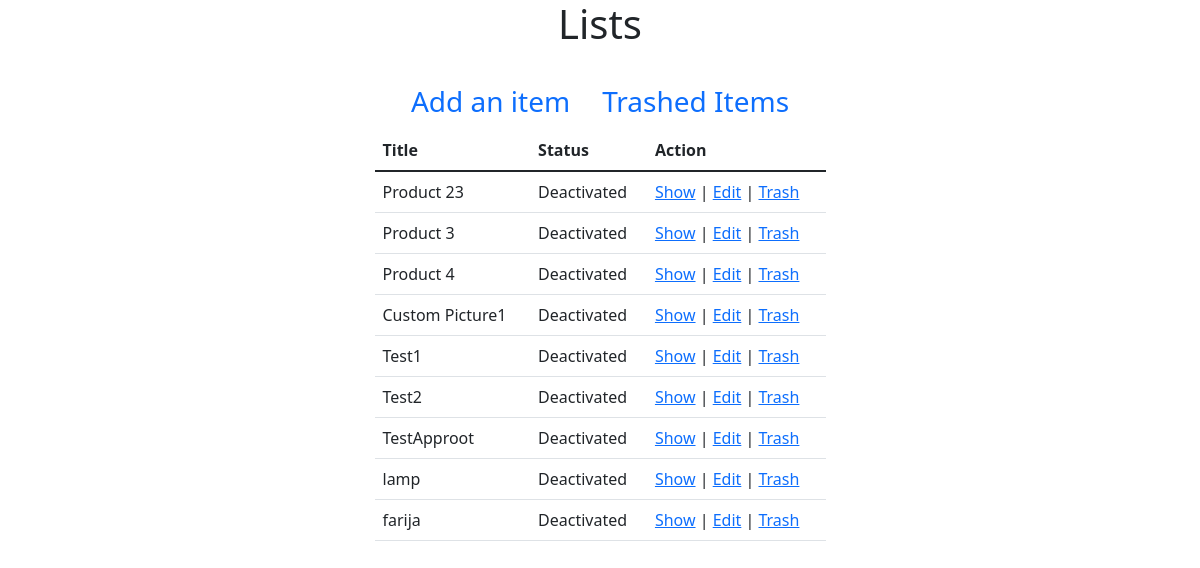
Before: /admin/Products/index.php with the older database file.
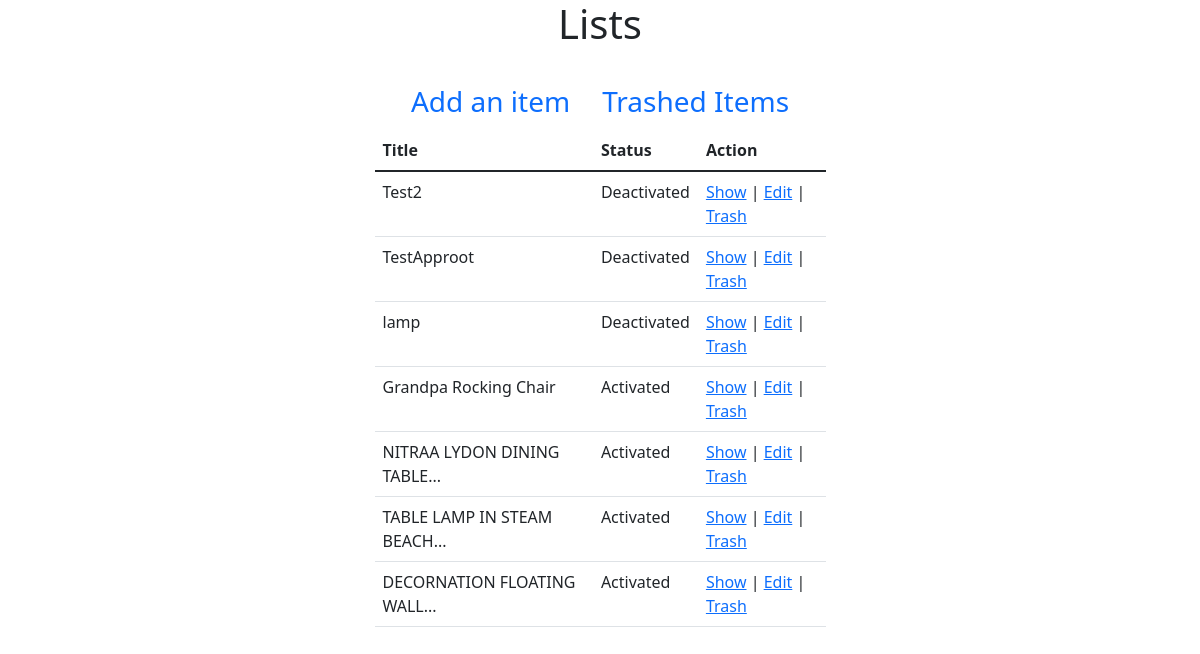
After: the same page with the newer database file.
### tables this page shows
CREATE TABLE `product` (
  `id` int(11) NOT NULL,
  `title` varchar(255) NOT NULL,
  `price` int(10) NOT NULL,
  `created_at` datetime NOT NULL DEFAULT CURRENT_TIMESTAMP,
  `modified_at` datetime NOT NULL DEFAULT CURRENT_TIMESTAMP,
  `is_deleted` tinyint(4) NOT NULL DEFAULT '0',
  `picture` varchar(255) DEFAULT NULL,
  `is_active` tinyint(4) NOT NULL DEFAULT '0'
);

### src/Product.php (called while the page is built, shortened)
<?php
class Product{
    public $conn = null;
    public function __construct()
    {
        $this->conn = new PDO("mysql:host=localhost;dbname=ecommerce",
            'root', '');
        $this->conn->setAttribute(PDO::ATTR_ERRMODE,
            PDO::ERRMODE_EXCEPTION);
    }
    public function index(){
        $query = "SELECT * FROM `product` WHERE is_deleted = 0";
        $stmt = $this->conn->prepare($query);
        $result = $stmt->execute();
        $products = $stmt->fetchAll();
        return $products;
    }
}
?>

### admin/Products/index.php (the view, shortened to what this page needs)
<?php
$_product = new Product();
$products = $_product->index();
?>
<!doctype html>
<html lang="en">
<head>
    <link href="https://cdn.jsdelivr.net/npm/bootstrap@5.1.3/dist/css/bootstrap.min.css" rel="stylesheet">
</head>
<body>
<section>
    <div class="container">
        <div class="row justify-content-center">
            <div class="col-md-5">
                <h1 class="text-center mb-4">Lists</h1>
                <ul class="nav justify-content-center fs-3">
                    <li class="nav-item">
                        <a class="nav-link active" aria-current="page" href="create.php">
                            Add an item
                        </a>
                    </li>
                    <li class="nav-item">
                        <a class="nav-link" href="trash_index.php">Trashed Items</a>
                    </li>
                </ul>
                <table class="table">
                    <thead>
                    <tr>
                        <th scope="col">Title</th>
                        <th scope="col">Status</th>
                        <th scope="col">Action</th>
                    </tr>
                    </thead>
                    <tbody>
                    <?php
                    if (count($products) > 0):
                    foreach ($products as $product):
                    ?>
                    <tr>
                        <td><?= $product['title']?></td>
                        <td><?= $product['is_active'] ? 'Activated' : 'Deactivated'?></td>
                        <td><a href="show.php?id=<?=$product['id'];?>">Show</a>
                            |
                            <a href="edit.php?id=<?=$product['id'];?>">Edit</a>
                            |
                            <a href="trash.php?id=<?=$product['id'];?>"
                               onclick="return confirm('Are you sure you want to trash?')">
                                Trash
                            </a>
                        </td>
                    </tr>
                    <?php
                    endforeach;
                    endif;
                    ?>
                    </tbody>
                </table>
            </div>
        </div>
    </div>
</section>
</body>
</html>

Changed rows visible on the page:
removed product: title "Product 23", is_active "Deactivated"
removed product: title "Product 3", is_active "Deactivated"
removed product: title "Product 4", is_active "Deactivated"
removed product: title "Custom Picture1", is_active "Deactivated"
removed product: title "Test1", is_active "Deactivated"
removed product: title "farija", is_active "Deactivated"
added product: title "Grandpa Rocking Chair", is_active "Activated"
added product: title "NITRAA LYDON DINING TABLE...", is_active "Activated"
added product: title "TABLE LAMP IN STEAM BEACH...", is_active "Activated"
added product: title "DECORNATION FLOATING WALL...", is_active "Activated"
